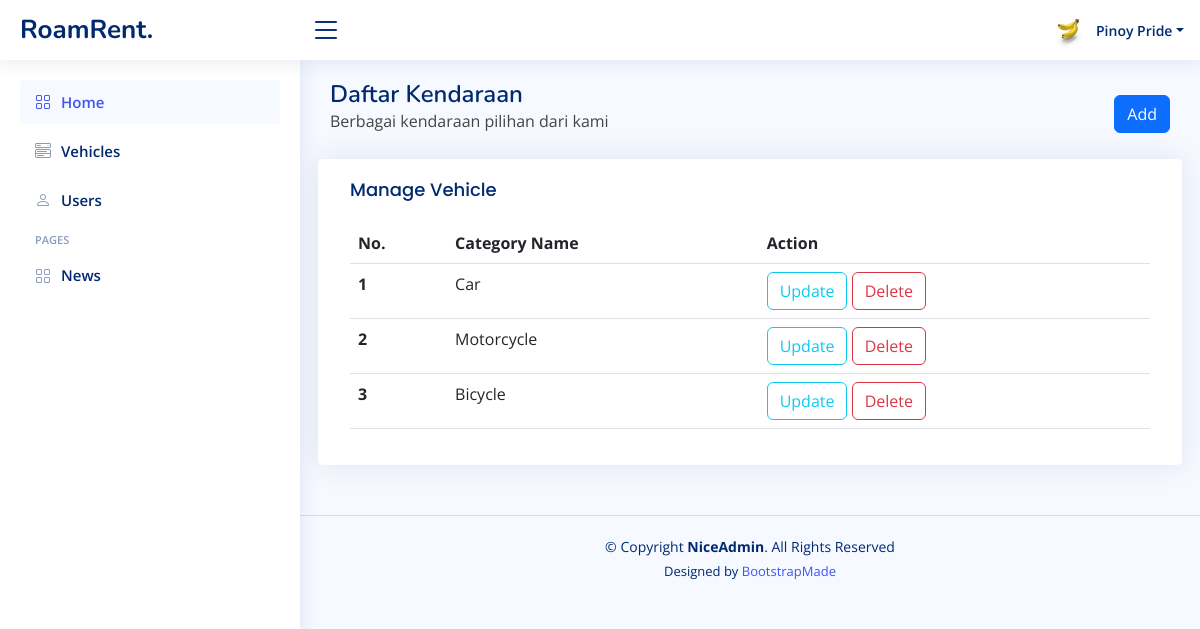
The app's page /vehicle-category.php (signed in) with its own data.
### tables this page shows
CREATE TABLE `vehicle_category` (
  `id` bigint(20) NOT NULL,
  `name` varchar(255) NOT NULL
);

### vehicle-category.php (the view, shortened to what this page needs)
<!DOCTYPE html>
<html lang="en">
<head>
    <?php
    include("layout-head-import-nice.php");
    include 'logics/connect.php';
    $sql = 'SELECT * FROM vehicle_category';
    $result = $conn->query($sql);
    ?>
</head>
<body>
    <?php include 'layout-header-nice.php'; ?>
  <aside id="sidebar" class="sidebar">
<ul class="sidebar-nav" id="sidebar-nav">
  <li class="nav-item">
    <a class="nav-link " href="home.php">
      <i class="bi bi-grid"></i>
      <span>Home</span>
    </a>
  </li>
  <li class="nav-item">
    <a class="nav-link collapsed" href="vehicle.php">
      <i class="bi bi-menu-button-wide"></i>
      <span>Vehicles</span>
    </a>
  </li>
  <li class="nav-item">
    <a class="nav-link collapsed" href="users.php">
      <i class="bi bi-person"></i>
      <span>Users</span>
    </a>
  </li>
  <li class="nav-heading">Pages</li>
  <li class="nav-item">
    <a class="nav-link collapsed" href="blog.php">
      <i class="bi bi-grid"></i>
      <span>News</span>
    </a>
  </li>
</ul>
</aside>
    <main id="main" class="main">
        <div class="pagetitle">
            <div class="row">
                <div class="col">
                    <h1>Daftar Kendaraan</h1>
                    <nav>
                        <p>Berbagai kendaraan pilihan dari kami</p>
                    </nav>
                </div>
                <div class="col-2 d-flex justify-content-end align-items-center">
                    <a href="vehicle-category-add.php" class="btn btn-primary">Add</a>
                </div>
            </div>
        </div>
        <section class="section">
            <div class="row">
                <div class="card">
                    <div class="card-body">
                        <h5 class="card-title">Manage Vehicle</h5>
                        <table class="table col">
                            <thead>
                                <tr>
                                    <th scope="col">No.</th>
                                    <th scope="col">Category Name</th>
                                    <th scope="col">Action</th>
                                </tr>
                            </thead>
                            <tbody>
                                <?php
                                $i = 1;
                                while ($row = $result->fetch_assoc()) {
                                ?>
                                    <tr>
                                        <th scope="row"><?= $i ?></th>
                                        <td><?= $row['name'] ?></td>
                                        <td>
                                            <a href="vehicle-category-edit.php?id='<?= $row["id"] ?>'"><button class="btn btn-outline-info alert-delete-confirm">Update</button></a>
                                            <a href="logics/vehicle-category-delete.php?id='<?= $row["id"] ?>'"><button class="btn btn-outline-danger alert-delete-confirm">Delete</button></a>
                                        </td>
                                    </tr>
                                <?php $i++;
                                } ?>
                            </tbody>
                        </table>
                    </div>
                </div>
            </div>
        </section>
    </main>
    <?php include 'layout-footer.php'; ?>
</body>
</html>

### assets/css/nice-style.css (style rules this page uses)
:root { scroll-behavior: smooth; }
body { font-family: "Open Sans", sans-serif; background: #f6f9ff; color: #444444; }
a { color: #4154f1; text-decoration: none; }
h1, h2, h3, h4, h5, h6 { font-family: "Nunito", sans-serif; }
#main { margin-top: 60px; padding: 20px 30px; transition: all 0.3s; }
.pagetitle { margin-bottom: 10px; }
.pagetitle h1 { font-size: 24px; margin-bottom: 0; font-weight: 600; color: #012970; }
.card { margin-bottom: 30px; border: none; border-radius: 5px; box-shadow: 0px 0 30px rgba(1, 41, 112, 0.1); }
.card-title { padding: 20px 0 15px 0; font-size: 18px; font-weight: 500; color: #012970; font-family: "Poppins", sans-serif; }
.card-body { padding: 0 20px 20px 20px; }
.sidebar { position: fixed; top: 60px; left: 0; bottom: 0; width: 300px; z-index: 996; transition: all 0.3s; padding: 20px; overflow-y: auto; scrollbar-width: thin; scrollbar-color: #aab7cf transparent; box-shadow: 0px 0px 20px rgba(1, 41, 112, 0.1); background-color: #fff; }
@media (min-width: 1200px) { #main, #footer { margin-left: 300px; } }
.sidebar-nav { padding: 0; margin: 0; list-style: none; }
.sidebar-nav li { padding: 0; margin: 0; list-style: none; }
.sidebar-nav .nav-item { margin-bottom: 5px; }
.sidebar-nav .nav-heading { font-size: 11px; text-transform: uppercase; color: #899bbd; font-weight: 600; margin: 10px 0 5px 15px; }
.sidebar-nav .nav-link { display: flex; align-items: center; font-size: 15px; font-weight: 600; color: #4154f1; transition: 0.3; background: #f6f9ff; padding: 10px 15px; border-radius: 4px; }
.sidebar-nav .nav-link i { font-size: 16px; margin-right: 10px; color: #4154f1; }
.sidebar-nav .nav-link.collapsed { color: #012970; background: #fff; }
.sidebar-nav .nav-link.collapsed i { color: #899bbd; }

### records on screen
vehicle_category: name "Car"
vehicle_category: name "Motorcycle"
vehicle_category: name "Bicycle"

### other values on screen
$auth_name "Pinoy Pride"
